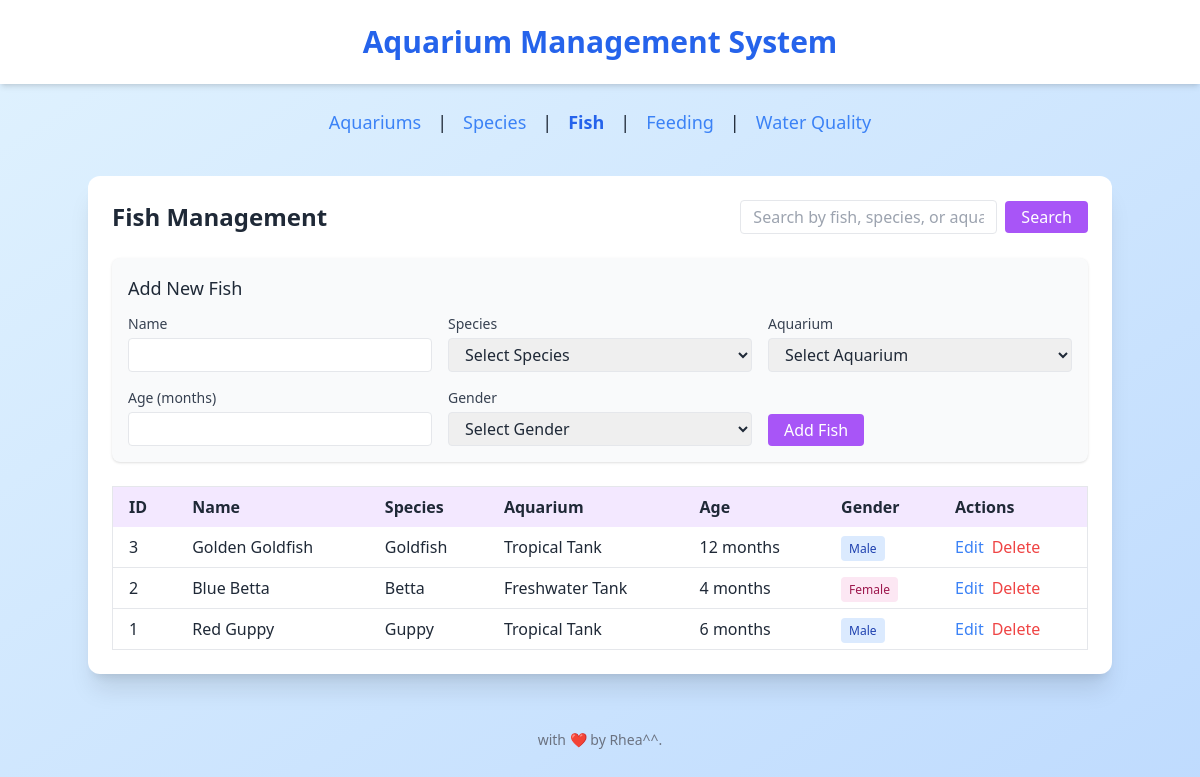
The app's page /?page=fish with its own data.
### tables this page shows
CREATE TABLE fish (
    id INT AUTO_INCREMENT PRIMARY KEY,
    name VARCHAR(100) NOT NULL,
    species_id INT,
    aquarium_id INT,
    age INT,
    gender ENUM('Male', 'Female'),
    FOREIGN KEY (species_id) REFERENCES species(id),
    FOREIGN KEY (aquarium_id) REFERENCES aquariums(id)
);

CREATE TABLE species (
    id INT AUTO_INCREMENT PRIMARY KEY,
    name VARCHAR(100) NOT NULL,
    origin VARCHAR(100),
    care_level VARCHAR(50)
);

CREATE TABLE aquariums (
    id INT AUTO_INCREMENT PRIMARY KEY,
    name VARCHAR(100) NOT NULL,
    size VARCHAR(100),
    location VARCHAR(50)
);

### config/db.php (called while the page is built, shortened)
<?php
class Database {
    private $host = "127.0.0.1";
    private $username = "root";
    private $password = "";
    private $dbname = "db_aquarium";
    public function __construct() {
        try {
            $this->conn = new PDO("mysql:host=$this->host;dbname=$this->dbname", $this->username, $this->password);
        } catch (PDOException $e) {
            echo "Connection failed: " . $e->getMessage();
        }
    }
}
?>

### class/Fish.php (called while the page is built, shortened)
<?php
require_once __DIR__ . '/../config/db.php';
class Fish {
    private $db;
    public function __construct() {
        $this->db = (new Database())->conn;
    }
    public function getAllFish() {
        $stmt = $this->db->query("SELECT f.*, s.name AS species_name, a.name AS aquarium_name
                                  FROM fish f
                                  JOIN species s ON f.species_id = s.id
                                  JOIN aquariums a ON f.aquarium_id = a.id
                                  ORDER BY f.id DESC");
        return $stmt->fetchAll(PDO::FETCH_ASSOC);
    }
}

### view/fish.php (the view, shortened to what this page needs)
<?php
if (isset($_GET['search'])) {
    $data = $fish->searchFish($_GET['search']);
} else {
    $data = $fish->getAllFish();
}
$editFish = null;
?>
<div class="flex justify-between items-center mb-6">
    <h2 class="text-2xl font-semibold">Fish Management</h2>
    <form action="index.php" method="GET" class="flex items-center">
        <input type="text" name="search" placeholder="Search by fish, species, or aquarium name"
               value="<?= isset($_GET['search']) ? htmlspecialchars($_GET['search']) : '' ?>"
               class="border rounded py-1 px-3 mr-2">
        <button type="submit" class="bg-purple-500 text-white py-1 px-4 rounded hover:bg-purple-600">
            Search
        </button>
    </form>
</div>
<div class="bg-gray-50 p-4 rounded-lg shadow mb-6">
    <h3 class="text-lg font-medium mb-3"><?= $editFish ? 'Edit Fish' : 'Add New Fish' ?></h3>
    <form action="index.php?page=fish<?= isset($_GET['search']) ? '&search='.urlencode($_GET['search']) : '' ?>" method="POST" class="grid grid-cols-1 md:grid-cols-3 gap-4">
        <div>
            <label class="block text-sm font-medium text-gray-700 mb-1">Name</label>
            <input type="text" name="name" required
                   value="<?= $editFish ? htmlspecialchars($editFish['name']) : '' ?>"
                   class="w-full border rounded py-1 px-3">
        </div>
        <div>
            <label class="block text-sm font-medium text-gray-700 mb-1">Species</label>
            <select name="species_id" required class="w-full border rounded py-1 px-3">
                <option value="">Select Species</option>
            </select>
        </div>
        <div>
            <label class="block text-sm font-medium text-gray-700 mb-1">Aquarium</label>
            <select name="aquarium_id" required class="w-full border rounded py-1 px-3">
                <option value="">Select Aquarium</option>
            </select>
        </div>
        <div>
            <label class="block text-sm font-medium text-gray-700 mb-1">Age (months)</label>
            <input type="number" name="age" required min="0"
                   value="<?= $editFish ? htmlspecialchars($editFish['age']) : '' ?>"
                   class="w-full border rounded py-1 px-3">
        </div>
        <div>
            <label class="block text-sm font-medium text-gray-700 mb-1">Gender</label>
            <select name="gender" required class="w-full border rounded py-1 px-3">
                <option value="">Select Gender</option>
            </select>
        </div>
        <div class="flex items-end">
            <button type="submit" class="bg-purple-500 text-white py-1 px-4 rounded hover:bg-purple-600">
                <?= $editFish ? 'Update' : 'Add' ?> Fish
            </button>
        </div>
    </form>
</div>
<div class="overflow-x-auto">
    <table class="min-w-full bg-white border rounded shadow-md">
        <thead>
            <tr class="bg-purple-100 text-left">
                <th class="py-2 px-4">ID</th>
                <th class="py-2 px-4">Name</th>
                <th class="py-2 px-4">Species</th>
                <th class="py-2 px-4">Aquarium</th>
                <th class="py-2 px-4">Age</th>
                <th class="py-2 px-4">Gender</th>
                <th class="py-2 px-4">Actions</th>
            </tr>
        </thead>
        <tbody>
            <?php if (count($data) > 0): ?>
                <?php foreach ($data as $f): ?>
                <tr class="border-b hover:bg-purple-50 transition">
                    <td class="py-2 px-4"><?= $f['id'] ?></td>
                    <td class="py-2 px-4"><?= htmlspecialchars($f['name']) ?></td>
                    <td class="py-2 px-4"><?= htmlspecialchars($f['species_name']) ?></td>
                    <td class="py-2 px-4"><?= htmlspecialchars($f['aquarium_name']) ?></td>
                    <td class="py-2 px-4"><?= htmlspecialchars($f['age']) ?> months</td>
                    <td class="py-2 px-4">
                        <span class="px-2 py-1 rounded text-xs font-medium
                            <?php
                            switch($f['gender']) {
                                case 'Male': echo 'bg-blue-100 text-blue-800'; break;
                                case 'Female': echo 'bg-pink-100 text-pink-800'; break;
                            }
                            ?>">
                            <?= htmlspecialchars($f['gender']) ?>
                        </span>
                    </td>
                    <td class="py-2 px-4">
                        <div class="flex space-x-2">
                            <a href="index.php?page=fish&edit=<?= $f['id'] ?><?= isset($_GET['search']) ? '&search='.urlencode($_GET['search']) : '' ?>"
                               class="text-blue-500 hover:underline">Edit</a>
                            <form action="index.php?page=fish<?= isset($_GET['search']) ? '&search='.urlencode($_GET['search']) : '' ?>" method="POST"
                                  onsubmit="return confirm('Are you sure you want to delete this fish?')">
                                <button type="submit" class="text-red-500 hover:underline">Delete</button>
                            </form>
                        </div>
                    </td>
                </tr>
                <?php endforeach; ?>
            <?php else: ?>
                <tr>
                    <td colspan="7" class="py-4 px-4 text-center text-gray-500">No fish found</td>
                </tr>
            <?php endif; ?>
        </tbody>
    </table>
</div>

### index.php (shortened to what this page needs)
<?php
require_once 'class/Fish.php';
$fish = new Fish();
?>
<!DOCTYPE html>
<html lang="en">
<head>
    <script src="https://cdn.tailwindcss.com"></script>
</head>
<body class="bg-gradient-to-br from-sky-100 to-blue-200 min-h-screen text-gray-800">
    <header class="bg-white shadow-md p-6">
        <h1 class="text-3xl font-bold text-center text-blue-600">Aquarium Management System</h1>
    </header>
    <nav class="flex justify-center gap-4 mt-6 text-lg">
        <?php
        $currentPage = isset($_GET['page']) ? $_GET['page'] : '';
        $pages = [
            'aquariums' => 'Aquariums',
            'species' => 'Species',
            'fish' => 'Fish',
            'feeding_logs' => 'Feeding',
            'water_quality_logs' => 'Water Quality'
        ];
        $links = [];
        foreach ($pages as $page => $label) {
            $activeClass = ($currentPage == $page) ? 'font-bold text-blue-600' : 'text-blue-500 hover:text-blue-700';
            $links[] = "<a href=\"?page=$page\" class=\"$activeClass\">$label</a>";
        }
        echo implode(' | ', $links);
        ?>
    </nav>
    <main class="max-w-5xl mx-auto mt-10 bg-white p-6 rounded-xl shadow-xl animate-fade-in">
        <?php
        if (isset($_GET['page'])) {
            $page = $_GET['page'];
            if ($page == 'aquariums') include 'view/aquariums.php';
            elseif ($page == 'species') include 'view/species.php';
            elseif ($page == 'fish') include 'view/fish.php';
            elseif ($page == 'feeding_logs') include 'view/feeding_logs.php';
            elseif ($page == 'water_quality_logs') include 'view/water_quality_logs.php';
        } else {
            $_GET['page'] = 'aquariums';
            include 'view/aquariums.php';
        }
        ?>
    </main>
    <footer class="text-center mt-10 py-4 text-sm text-gray-500">
       with ❤️ by Rhea^^.
    </footer>
</body>
</html>

### index.php (style rules this page uses)
.animate-fade-in { animation: fadeIn 0.6s ease-in-out; }

### records on screen
fish: id "3", name "Golden Goldfish", species.name "Goldfish", aquarium.name "Tropical Tank", age "12", gender "Male"
fish: id "2", name "Blue Betta", species.name "Betta", aquarium.name "Freshwater Tank", age "4", gender "Female"
fish: id "1", name "Red Guppy", species.name "Guppy", aquarium.name "Tropical Tank", age "6", gender "Male"

### other values on screen
$label "Aquariums Species Fish Feeding Water Quality"
implode(' | ', $links) "| | | |"
